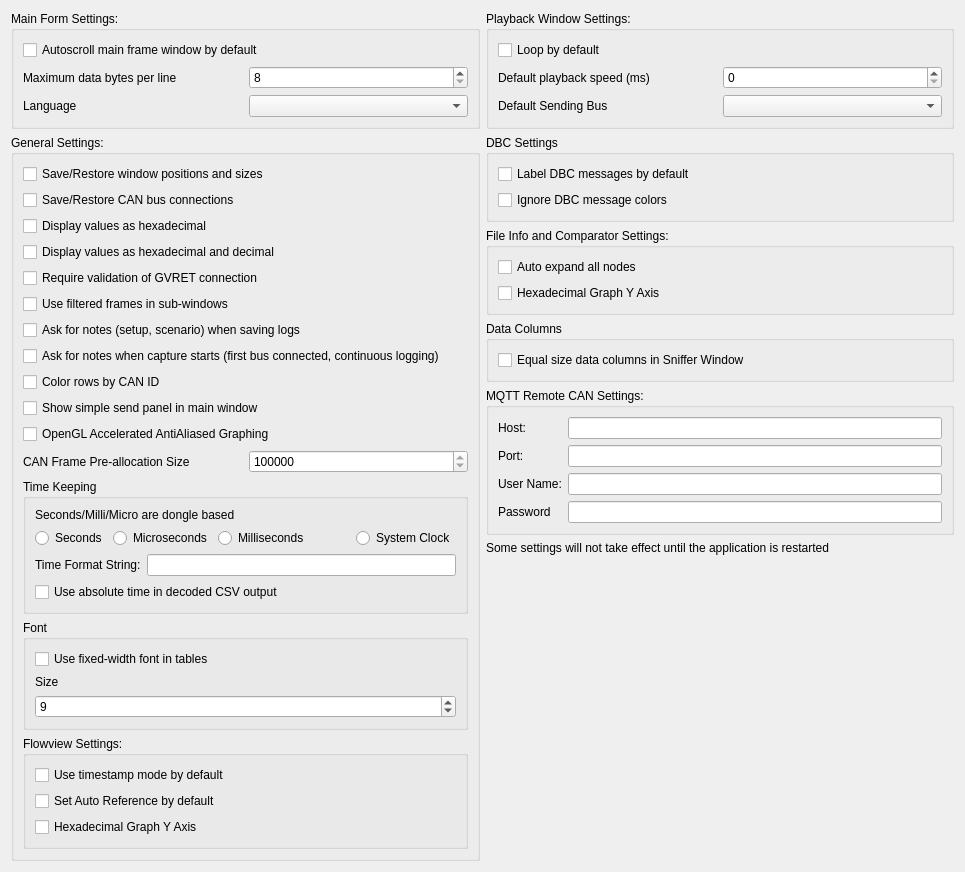
<?xml version="1.0" encoding="UTF-8"?>
<ui version="4.0">
 <class>MainSettingsDialog</class>
 <widget class="QDialog" name="MainSettingsDialog">
  <property name="geometry">
   <rect>
    <x>0</x>
    <y>0</y>
    <width>965</width>
    <height>852</height>
   </rect>
  </property>
  <property name="windowTitle">
   <string>Main Settings</string>
  </property>
  <layout class="QHBoxLayout" name="horizontalLayout_5" stretch="1,1">
   <item>
    <layout class="QVBoxLayout" name="verticalLayout">
     <item>
      <widget class="QGroupBox" name="groupBox_2">
       <property name="title">
        <string>Main Form Settings:</string>
       </property>
       <layout class="QVBoxLayout" name="verticalLayout_3">
        <item>
         <widget class="QCheckBox" name="cbMainAutoScroll">
          <property name="text">
           <string>Autoscroll main frame window by default</string>
          </property>
         </widget>
        </item>
        <item>
         <layout class="QHBoxLayout" name="horizontalLayout_7">
          <item>
           <widget class="QLabel" name="label_12">
            <property name="text">
             <string>Maximum data bytes per line</string>
            </property>
           </widget>
          </item>
          <item>
           <widget class="QSpinBox" name="spinBytesPerLine">
            <property name="minimum">
             <number>8</number>
            </property>
            <property name="maximum">
             <number>64</number>
            </property>
            <property name="singleStep">
             <number>8</number>
            </property>
           </widget>
          </item>
         </layout>
        </item>
        <item>
         <layout class="QHBoxLayout" name="horizontalLayout_8">
          <item>
           <widget class="QLabel" name="label_13">
            <property name="text">
             <string>Language</string>
            </property>
           </widget>
          </item>
          <item>
           <widget class="QComboBox" name="comboLanguage"/>
          </item>
         </layout>
        </item>
       </layout>
      </widget>
     </item>
     <item>
      <widget class="QGroupBox" name="groupBox">
       <property name="title">
        <string>General Settings:</string>
       </property>
       <layout class="QVBoxLayout" name="verticalLayout_2">
        <item>
         <widget class="QCheckBox" name="cbRestorePositions">
          <property name="text">
           <string>Save/Restore window positions and sizes</string>
          </property>
         </widget>
        </item>
        <item>
         <widget class="QCheckBox" name="cbLoadConnections">
          <property name="text">
           <string>Save/Restore CAN bus connections</string>
          </property>
         </widget>
        </item>
        <item>
         <widget class="QCheckBox" name="cbDisplayHex">
          <property name="text">
           <string>Display values as hexadecimal</string>
          </property>
         </widget>
        </item>
        <item>
         <widget class="QCheckBox" name="cbDisplayHexAndDec">
          <property name="text">
           <string>Display values as hexadecimal and decimal</string>
          </property>
         </widget>
        </item>
        <item>
         <widget class="QCheckBox" name="cbValidate">
          <property name="text">
           <string>Require validation of GVRET connection</string>
          </property>
         </widget>
        </item>
        <item>
         <widget class="QCheckBox" name="cbUseFiltered">
          <property name="text">
           <string>Use filtered frames in sub-windows</string>
          </property>
         </widget>
        </item>
        <item>
         <widget class="QCheckBox" name="cbAskLogNotes">
          <property name="text">
           <string>Ask for notes (setup, scenario) when saving logs</string>
          </property>
         </widget>
        </item>
        <item>
         <widget class="QCheckBox" name="cbAskCaptureNotes">
          <property name="text">
           <string>Ask for notes when capture starts (first bus connected, continuous logging)</string>
          </property>
         </widget>
        </item>
        <item>
         <widget class="QCheckBox" name="cbColorsByCanId">
          <property name="text">
           <string>Color rows by CAN ID</string>
          </property>
         </widget>
        </item>
        <item>
         <widget class="QCheckBox" name="cbShowSendPanel">
          <property name="text">
           <string>Show simple send panel in main window</string>
          </property>
         </widget>
        </item>
        <item>
         <widget class="QCheckBox" name="cbUseOpenGL">
          <property name="text">
           <string>OpenGL Accelerated AntiAliased Graphing</string>
          </property>
         </widget>
        </item>
        <item>
         <layout class="QHBoxLayout" name="horizontalLayout_6">
          <property name="topMargin">
           <number>0</number>
          </property>
          <property name="bottomMargin">
           <number>0</number>
          </property>
          <item>
           <widget class="QLabel" name="label_10">
            <property name="text">
             <string>CAN Frame Pre-allocation Size</string>
            </property>
           </widget>
          </item>
          <item>
           <widget class="QSpinBox" name="spinMaximumFrames">
            <property name="minimum">
             <number>100000</number>
            </property>
            <property name="maximum">
             <number>1000000000</number>
            </property>
            <property name="singleStep">
             <number>100000</number>
            </property>
            <property name="value">
             <number>10000000</number>
            </property>
           </widget>
          </item>
         </layout>
        </item>
        <item>
         <widget class="QGroupBox" name="groupBox_6">
          <property name="title">
           <string>Time Keeping</string>
          </property>
          <layout class="QVBoxLayout" name="verticalLayout_7">
           <item>
            <widget class="QLabel" name="label_3">
             <property name="text">
              <string>Seconds/Milli/Micro are dongle based</string>
             </property>
            </widget>
           </item>
           <item>
            <layout class="QHBoxLayout" name="horizontalLayout_4">
             <item>
              <widget class="QRadioButton" name="rbSeconds">
               <property name="text">
                <string>Seconds</string>
               </property>
              </widget>
             </item>
             <item>
              <widget class="QRadioButton" name="rbMicros">
               <property name="text">
                <string>Microseconds</string>
               </property>
              </widget>
             </item>
             <item>
              <widget class="QRadioButton" name="rbMillis">
               <property name="text">
                <string>Milliseconds</string>
               </property>
              </widget>
             </item>
             <item>
              <spacer name="horizontalSpacer">
               <property name="orientation">
                <enum>Qt::Orientation::Horizontal</enum>
               </property>
               <property name="sizeHint" stdset="0">
                <size>
                 <width>40</width>
                 <height>20</height>
                </size>
               </property>
              </spacer>
             </item>
             <item>
              <widget class="QRadioButton" name="rbSysClock">
               <property name="text">
                <string>System Clock</string>
               </property>
              </widget>
             </item>
            </layout>
           </item>
           <item>
            <layout class="QHBoxLayout" name="horizontalLayout_3">
             <item>
              <widget class="QLabel" name="label_4">
               <property name="text">
                <string>Time Format String:</string>
               </property>
              </widget>
             </item>
             <item>
              <widget class="QLineEdit" name="lineClockFormat"/>
             </item>
            </layout>
           </item>
           <item>
            <widget class="QCheckBox" name="cbCSVAbsTime">
             <property name="text">
              <string>Use absolute time in decoded CSV output</string>
             </property>
            </widget>
           </item>
          </layout>
         </widget>
        </item>
        <item>
         <widget class="QGroupBox" name="groupBox_7">
          <property name="title">
           <string>Font</string>
          </property>
          <layout class="QVBoxLayout" name="verticalLayout_8">
           <item>
            <widget class="QCheckBox" name="cbFontFixedWidth">
             <property name="text">
              <string>Use fixed-width font in tables</string>
             </property>
            </widget>
           </item>
           <item>
            <widget class="QLabel" name="label_11">
             <property name="text">
              <string>Size</string>
             </property>
            </widget>
           </item>
           <item>
            <widget class="QSpinBox" name="spinFontSize">
             <property name="minimum">
              <number>7</number>
             </property>
             <property name="maximum">
              <number>15</number>
             </property>
             <property name="value">
              <number>9</number>
             </property>
            </widget>
           </item>
          </layout>
         </widget>
        </item>
        <item>
         <widget class="QGroupBox" name="groupBox_3">
          <property name="title">
           <string>Flowview Settings:</string>
          </property>
          <layout class="QVBoxLayout" name="verticalLayout_4">
           <item>
            <widget class="QCheckBox" name="cbFlowUseTimestamp">
             <property name="text">
              <string>Use timestamp mode by default</string>
             </property>
            </widget>
           </item>
           <item>
            <widget class="QCheckBox" name="cbFlowAutoRef">
             <property name="text">
              <string>Set Auto Reference by default</string>
             </property>
            </widget>
           </item>
           <item>
            <widget class="QCheckBox" name="cbHexGraphFlow">
             <property name="text">
              <string>Hexadecimal Graph Y Axis</string>
             </property>
            </widget>
           </item>
          </layout>
         </widget>
        </item>
        <item>
         <spacer name="verticalSpacer_2">
          <property name="orientation">
           <enum>Qt::Orientation::Vertical</enum>
          </property>
          <property name="sizeHint" stdset="0">
           <size>
            <width>20</width>
            <height>40</height>
           </size>
          </property>
         </spacer>
        </item>
       </layout>
      </widget>
     </item>
    </layout>
   </item>
   <item>
    <layout class="QVBoxLayout" name="verticalLayout_9">
     <item>
      <widget class="QGroupBox" name="groupBox_4">
       <property name="title">
        <string>Playback Window Settings:</string>
       </property>
       <layout class="QVBoxLayout" name="verticalLayout_5">
        <item>
         <widget class="QCheckBox" name="cbPlaybackLoop">
          <property name="text">
           <string>Loop by default</string>
          </property>
         </widget>
        </item>
        <item>
         <layout class="QHBoxLayout" name="horizontalLayout">
          <item>
           <widget class="QLabel" name="label">
            <property name="text">
             <string>Default playback speed (ms)</string>
            </property>
           </widget>
          </item>
          <item>
           <widget class="QSpinBox" name="spinPlaybackSpeed">
            <property name="maximum">
             <number>1000</number>
            </property>
           </widget>
          </item>
         </layout>
        </item>
        <item>
         <layout class="QHBoxLayout" name="horizontalLayout_2">
          <item>
           <widget class="QLabel" name="label_2">
            <property name="text">
             <string>Default Sending Bus</string>
            </property>
           </widget>
          </item>
          <item>
           <widget class="QComboBox" name="comboSendingBus"/>
          </item>
         </layout>
        </item>
       </layout>
      </widget>
     </item>
     <item>
      <widget class="QGroupBox" name="groupBox_9">
       <property name="title">
        <string>DBC Settings</string>
       </property>
       <layout class="QVBoxLayout" name="verticalLayout_10">
        <item>
         <widget class="QCheckBox" name="cbFilterLabeling">
          <property name="text">
           <string>Label DBC messages by default</string>
          </property>
         </widget>
        </item>
        <item>
         <widget class="QCheckBox" name="cbIgnoreDBCColors">
          <property name="text">
           <string>Ignore DBC message colors</string>
          </property>
         </widget>
        </item>
       </layout>
      </widget>
     </item>
     <item>
      <widget class="QGroupBox" name="groupBox_5">
       <property name="title">
        <string>File Info and Comparator Settings:</string>
       </property>
       <layout class="QVBoxLayout" name="verticalLayout_6">
        <item>
         <widget class="QCheckBox" name="cbInfoAutoExpand">
          <property name="text">
           <string>Auto expand all nodes</string>
          </property>
         </widget>
        </item>
        <item>
         <widget class="QCheckBox" name="cbHexGraphInfo">
          <property name="text">
           <string>Hexadecimal Graph Y Axis</string>
          </property>
         </widget>
        </item>
       </layout>
      </widget>
     </item>
     <item>
      <widget class="QGroupBox" name="groupBox_10">
       <property name="title">
        <string>Data Columns</string>
       </property>
       <layout class="QVBoxLayout" name="verticalLayout_11">
        <item>
         <widget class="QCheckBox" name="cbEqualSniffer">
          <property name="text">
           <string>Equal size data columns in Sniffer Window</string>
          </property>
         </widget>
        </item>
       </layout>
      </widget>
     </item>
     <item>
      <widget class="QGroupBox" name="groupBox_8">
       <property name="enabled">
        <bool>true</bool>
       </property>
       <property name="title">
        <string>MQTT Remote CAN Settings:</string>
       </property>
       <layout class="QFormLayout" name="formLayout">
        <item row="0" column="0">
         <widget class="QLabel" name="label_6">
          <property name="text">
           <string>Host:</string>
          </property>
         </widget>
        </item>
        <item row="0" column="1">
         <widget class="QLineEdit" name="lineRemoteHost"/>
        </item>
        <item row="1" column="0">
         <widget class="QLabel" name="label_7">
          <property name="text">
           <string>Port:</string>
          </property>
         </widget>
        </item>
        <item row="1" column="1">
         <widget class="QLineEdit" name="lineRemotePort"/>
        </item>
        <item row="2" column="0">
         <widget class="QLabel" name="label_8">
          <property name="text">
           <string>User Name:</string>
          </property>
         </widget>
        </item>
        <item row="2" column="1">
         <widget class="QLineEdit" name="lineRemoteUser"/>
        </item>
        <item row="3" column="0">
         <widget class="QLabel" name="label_9">
          <property name="text">
           <string>Password</string>
          </property>
         </widget>
        </item>
        <item row="3" column="1">
         <widget class="QLineEdit" name="lineRemotePassword">
          <property name="echoMode">
           <enum>QLineEdit::EchoMode::Password</enum>
          </property>
         </widget>
        </item>
       </layout>
      </widget>
     </item>
     <item>
      <widget class="QLabel" name="label_5">
       <property name="text">
        <string>Some settings will not take effect until the application is restarted</string>
       </property>
       <property name="wordWrap">
        <bool>true</bool>
       </property>
      </widget>
     </item>
     <item>
      <spacer name="verticalSpacer">
       <property name="orientation">
        <enum>Qt::Orientation::Vertical</enum>
       </property>
       <property name="sizeHint" stdset="0">
        <size>
         <width>20</width>
         <height>40</height>
        </size>
       </property>
      </spacer>
     </item>
    </layout>
   </item>
  </layout>
 </widget>
 <tabstops>
  <tabstop>cbMainAutoScroll</tabstop>
  <tabstop>cbRestorePositions</tabstop>
  <tabstop>cbLoadConnections</tabstop>
  <tabstop>cbDisplayHex</tabstop>
  <tabstop>cbValidate</tabstop>
  <tabstop>cbUseFiltered</tabstop>
  <tabstop>cbUseOpenGL</tabstop>
  <tabstop>rbSeconds</tabstop>
  <tabstop>rbMicros</tabstop>
  <tabstop>rbSysClock</tabstop>
  <tabstop>lineClockFormat</tabstop>
  <tabstop>spinFontSize</tabstop>
  <tabstop>cbFlowUseTimestamp</tabstop>
  <tabstop>cbFlowAutoRef</tabstop>
  <tabstop>cbPlaybackLoop</tabstop>
  <tabstop>spinPlaybackSpeed</tabstop>
  <tabstop>comboSendingBus</tabstop>
  <tabstop>cbInfoAutoExpand</tabstop>
  <tabstop>lineRemoteHost</tabstop>
  <tabstop>lineRemotePort</tabstop>
 </tabstops>
 <resources/>
 <connections/>
</ui>
